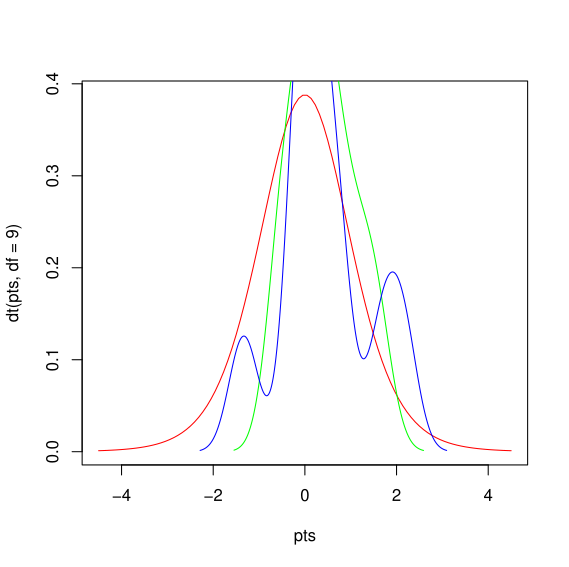

Recreate this plot in R.
#Author: White; Date: 10/23/25; Purpose: Perform T test function

#Create 2 dummy variables

x <- rnorm(10)

y <- rnorm(10)


#Create a density plot for x and y

pts = seq(-4.5,4.5,length=100)
plot(pts,dt(pts,df=9),col='red',type='l')
lines(density(x), col='green')
lines(density(y), col='blue')

#Apply the ttest function to calculate P value
ttest = t.test(x,y)

 Welch Two Sample t-test

data:  x and y
t = -0.01996, df = 16.056, p-value = 0.9843
alternative hypothesis: true difference in means is not equal to 0
95 percent confidence interval:
 -0.8059301  0.7908910
sample estimates:
mean of x mean of y 
0.3939210 0.4014405 
